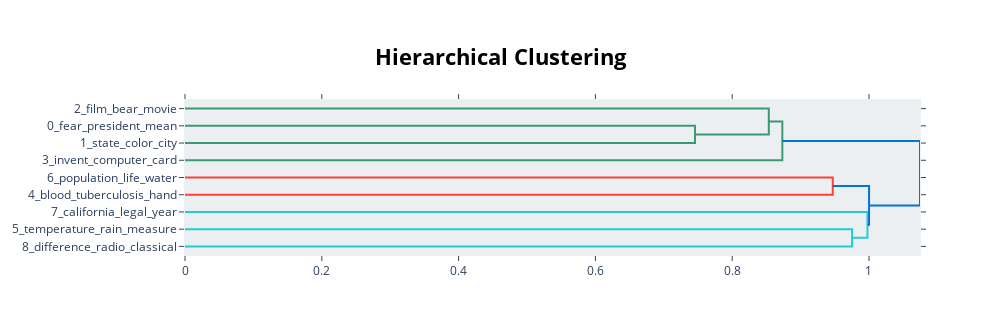

Here is the notebook cell this chart was saved with:
### Code cell
ten_topic_model.visualize_hierarchy()

### Figure 1 — Plotly figure (JSON) as saved in the notebook; plotly's stock layout.template omitted (floating-point values rounded to 4 significant figures)
{"data": [{"hoverinfo": "text", "marker": {"color": "rgb(61,153,112)"}, "mode": "lines", "type": "scatter", "x": [0, 0.7456, 0.7456, 0], "xaxis": "x", "y": [-15, -15, -25, -25], "yaxis": "y"}, {"hoverinfo": "text", "marker": {"color": "rgb(61,153,112)"}, "mode": "lines", "type": "scatter", "x": [0, 0.8535, 0.8535, 0.7456], "xaxis": "x", "y": [-5, -5, -20, -20], "yaxis": "y"}, {"hoverinfo": "text", "marker": {"color": "rgb(61,153,112)"}, "mode": "lines", "type": "scatter", "x": [0.8535, 0.8733, 0.8733, 0], "xaxis": "x", "y": [-12.5, -12.5, -35, -35], "yaxis": "y"}, {"hoverinfo": "text", "marker": {"color": "rgb(255,65,54)"}, "mode": "lines", "type": "scatter", "x": [0, 0.9471, 0.9471, 0], "xaxis": "x", "y": [-45, -45, -55, -55], "yaxis": "y"}, {"hoverinfo": "text", "marker": {"color": "rgb(35,205,205)"}, "mode": "lines", "type": "scatter", "x": [0, 0.9753, 0.9753, 0], "xaxis": "x", "y": [-75, -75, -85, -85], "yaxis": "y"}, {"hoverinfo": "text", "marker": {"color": "rgb(35,205,205)"}, "mode": "lines", "type": "scatter", "x": [0, 0.9978, 0.9978, 0.9753], "xaxis": "x", "y": [-65, -65, -80, -80], "yaxis": "y"}, {"hoverinfo": "text", "marker": {"color": "rgb(0,116,217)"}, "mode": "lines", "type": "scatter", "x": [0.9471, 1.0, 1.0, 0.9978], "xaxis": "x", "y": [-50, -50, -72.5, -72.5], "yaxis": "y"}, {"hoverinfo": "text", "marker": {"color": "rgb(0,116,217)"}, "mode": "lines", "type": "scatter", "x": [0.8733, 1.075, 1.075, 1.0], "xaxis": "x", "y": [-23.75, -23.75, -61.25, -61.25], "yaxis": "y"}], "layout": {"autosize": false, "height": 335, "hoverlabel": {"bgcolor": "white", "font": {"family": "Rockwell", "size": 16}}, "hovermode": "closest", "plot_bgcolor": "#ECEFF1", "showlegend": false, "title": {"font": {"color": "Black", "size": 22}, "text": "<b>Hierarchical Clustering</b>", "x": 0.5, "xanchor": "center", "yanchor": "top"}, "width": 1000, "xaxis": {"mirror": "allticks", "rangemode": "tozero", "showgrid": false, "showline": true, "showticklabels": true, "ticks": "outside", "type": "linear", "zeroline": false}, "yaxis": {"mirror": "allticks", "range": [-90, 0], "rangemode": "tozero", "showgrid": false, "showline": true, "showticklabels": true, "tickmode": "array", "ticks": "outside", "ticktext": ["2_film_bear_movie", "0_fear_president_mean", "1_state_color_city", "3_invent_computer_card", "6_population_life_water", "4_blood_tuberculosis_hand", "7_california_legal_year", "5_temperature_rain_measure", "8_difference_radio_classical"], "tickvals": [-5, -15, -25, -35, -45, -55, -65, -75, -85], "type": "linear", "zeroline": false}}}
